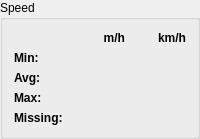
          <widget class="QGroupBox" name="groupBox_24">
           <property name="font">
            <font>
             <bold>false</bold>
            </font>
           </property>
           <property name="title">
            <string>Speed</string>
           </property>
           <layout class="QGridLayout" name="gridLayout_25">
            <property name="horizontalSpacing">
             <number>15</number>
            </property>
            <item row="2" column="2">
             <widget class="QLabel" name="labelSpeedAvgKMPH">
              <property name="text">
               <string/>
              </property>
              <property name="alignment">
               <set>Qt::AlignRight|Qt::AlignTrailing|Qt::AlignVCenter</set>
              </property>
             </widget>
            </item>
            <item row="1" column="2">
             <widget class="QLabel" name="labelSpeedMinKMPH">
              <property name="text">
               <string/>
              </property>
              <property name="alignment">
               <set>Qt::AlignRight|Qt::AlignTrailing|Qt::AlignVCenter</set>
              </property>
             </widget>
            </item>
            <item row="0" column="1">
             <widget class="QLabel" name="label_133">
              <property name="font">
               <font>
                <bold>true</bold>
               </font>
              </property>
              <property name="text">
               <string>m/h</string>
              </property>
              <property name="alignment">
               <set>Qt::AlignRight|Qt::AlignTrailing|Qt::AlignVCenter</set>
              </property>
             </widget>
            </item>
            <item row="3" column="0">
             <widget class="QLabel" name="label_134">
              <property name="font">
               <font>
                <bold>true</bold>
               </font>
              </property>
              <property name="text">
               <string>Max:</string>
              </property>
             </widget>
            </item>
            <item row="3" column="2">
             <widget class="QLabel" name="labelSpeedMaxKMPH">
              <property name="text">
               <string/>
              </property>
              <property name="alignment">
               <set>Qt::AlignRight|Qt::AlignTrailing|Qt::AlignVCenter</set>
              </property>
             </widget>
            </item>
            <item row="2" column="1">
             <widget class="QLabel" name="labelSpeedAvgMPH">
              <property name="text">
               <string/>
              </property>
              <property name="alignment">
               <set>Qt::AlignRight|Qt::AlignTrailing|Qt::AlignVCenter</set>
              </property>
             </widget>
            </item>
            <item row="1" column="0">
             <widget class="QLabel" name="label_135">
              <property name="font">
               <font>
                <bold>true</bold>
               </font>
              </property>
              <property name="text">
               <string>Min:</string>
              </property>
             </widget>
            </item>
            <item row="3" column="1">
             <widget class="QLabel" name="labelSpeedMaxMPH">
              <property name="text">
               <string/>
              </property>
              <property name="alignment">
               <set>Qt::AlignRight|Qt::AlignTrailing|Qt::AlignVCenter</set>
              </property>
             </widget>
            </item>
            <item row="1" column="1">
             <widget class="QLabel" name="labelSpeedMinMPH">
              <property name="text">
               <string/>
              </property>
              <property name="alignment">
               <set>Qt::AlignRight|Qt::AlignTrailing|Qt::AlignVCenter</set>
              </property>
             </widget>
            </item>
            <item row="2" column="0">
             <widget class="QLabel" name="label_136">
              <property name="font">
               <font>
                <bold>true</bold>
               </font>
              </property>
              <property name="text">
               <string>Avg:</string>
              </property>
             </widget>
            </item>
            <item row="0" column="2">
             <widget class="QLabel" name="label_137">
              <property name="font">
               <font>
                <bold>true</bold>
               </font>
              </property>
              <property name="text">
               <string>km/h</string>
              </property>
              <property name="alignment">
               <set>Qt::AlignRight|Qt::AlignTrailing|Qt::AlignVCenter</set>
              </property>
             </widget>
            </item>
            <item row="4" column="0">
             <widget class="QLabel" name="label_138">
              <property name="font">
               <font>
                <bold>true</bold>
               </font>
              </property>
              <property name="text">
               <string>Missing:</string>
              </property>
             </widget>
            </item>
            <item row="4" column="1" colspan="2">
             <widget class="QLabel" name="labelSpeedMissing">
              <property name="text">
               <string/>
              </property>
              <property name="alignment">
               <set>Qt::AlignRight|Qt::AlignTrailing|Qt::AlignVCenter</set>
              </property>
             </widget>
            </item>
           </layout>
          </widget>
